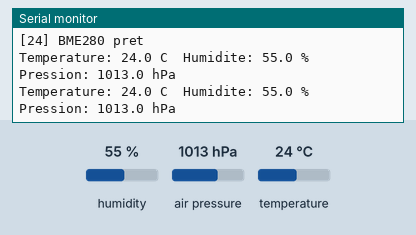
Simulated run of this sketch. Board: Arduino Uno, built with avr-gcc and run on an emulated ATmega328P. Parts: the last lines printed to the serial monitor. Inputs (shaded band) come from the test bench; at power-on: humidity 55 %, air pressure 1013 hPa, temperature 24 °C.

Above: at 1.8 s.
1.9 s: humidity set to 22 %
At 2.7 s:
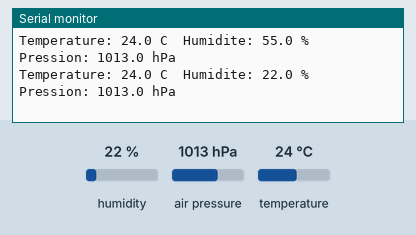
3.4 s: air pressure set to 952 hPa
At 4.5 s:
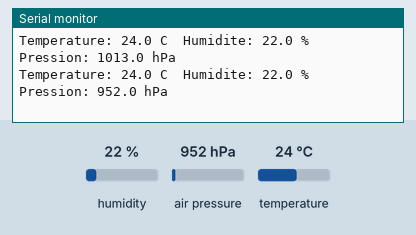
4.9 s: temperature set to 12 °C
At 5.5 s:
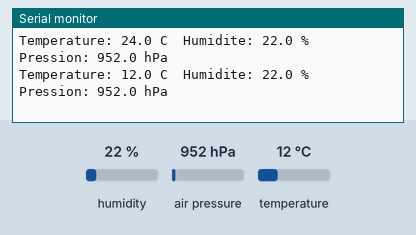

The sketch:

24_BME280_Meteo.ino
```cpp
/*
 * =====================================================================
 *  Arduino Lab Nexus v6.1.0 STABLE  -  BME280 Station météo
 * =====================================================================
 *  Explication : Lit température, humidité et pression d'un BME280 en I2C.
 *  Carte       : Arduino UNO / Nano (ATmega328P) - compatible Mega
 *  Moniteur    : 9600 bauds
 *
 *  Câblage :
 *   Arduino 3.3V   -> BME280 VCC
 *   Arduino GND    -> BME280 GND
 *   Arduino A4     -> BME280 SDA
 *   Arduino A5     -> BME280 SCL
 *
 *  Bibliothèques requises (arduino-cli lib install "...") : Adafruit BME280 Library, Adafruit Unified Sensor, Adafruit BusIO
 * =====================================================================
 */
// @libs: Adafruit BME280 Library|Adafruit Unified Sensor|Adafruit BusIO

#include <Wire.h>
#include <Adafruit_BME280.h>

// Objet capteur
Adafruit_BME280 bme;

void setup() {
  Serial.begin(9600);
  // Adresse 0x76 (ou 0x77 selon le module)
  if (!bme.begin(0x76)) {
    Serial.println(F("BME280 introuvable, verifier le cablage"));
    while (true) {}
  }
  Serial.println(F("[24] BME280 pret"));
}

void loop() {
  Serial.print(F("Temperature: ")); Serial.print(bme.readTemperature(), 1); Serial.print(F(" C  "));
  Serial.print(F("Humidite: "));    Serial.print(bme.readHumidity(), 1); Serial.print(F(" %  "));
  Serial.print(F("Pression: "));    Serial.print(bme.readPressure() / 100.0, 1); Serial.println(F(" hPa"));
  delay(1000);
}
```

Measured:
- after the input at 1.9 s, the serial monitor: prints a new line after 0.12 s (image 1)
- after the input at 3.4 s, the serial monitor: prints a new line after 0.63 s (image 2)
- after the input at 4.9 s, the serial monitor: prints a new line after 0.13 s (image 3)
